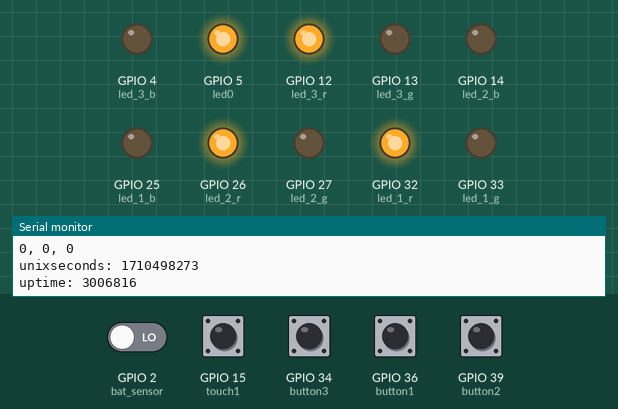
Simulated run of this sketch. Board: ESP32. On the bench: output pins drawn as LEDs (lit = HIGH), the last lines printed to the serial monitor. The inputs (shaded band) are chosen by the test bench; at power-on: GPIO 15 (touch1) HIGH, GPIO 2 (bat_sensor), GPIO 34 (button3), GPIO 36 (button1), GPIO 39 (button2) LOW. WiFi joins after 1.5 s; servers stay silent unless stated; the local clock reads 2024-03-15 10:24:30 at power-on unless the sketch sets it; no MQTT or app messages arrive unless stated.

Above: at 3.2 s.
3.3 s: GPIO 15 (touch1) pulled LOW for 0.15 s
At 3.37 s:
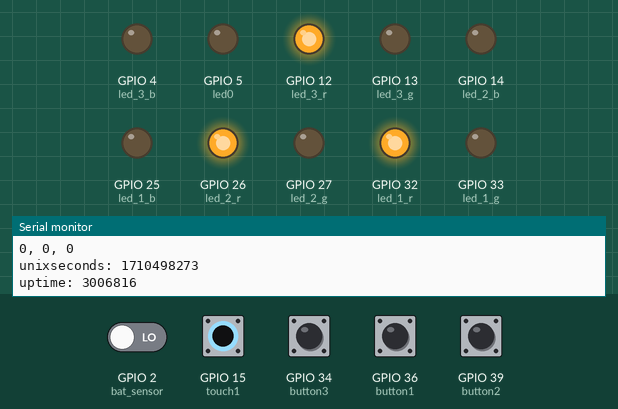
6.4 s: GPIO 15 (touch1) pulled LOW for 1 s
At 8.7 s:
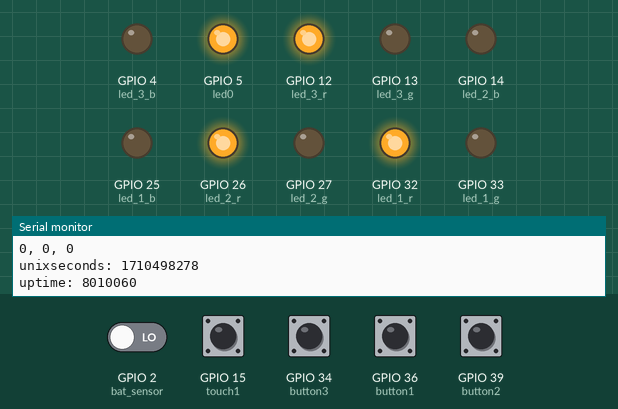
Timing chart, 0 to 10.2 s (numbered marks = the images above; inputs shaded):
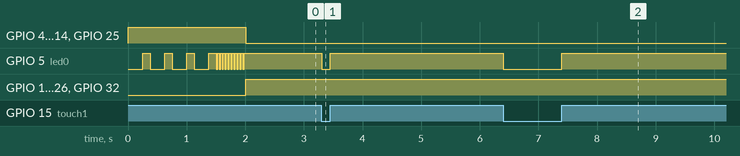

The sketch:

gamepad_wifi_ntp_mqtt.ino
```cpp
#include "WiFi.h"
#include "AsyncUDP.h"
#include "EspMQTTClient.h"
#include <time.h>
#include <esp_wifi.h>

/* gamepad */
const char *my_name = "dos";
const int gamepad_version = 2;

/* wifi */
//const char *ssid = "speedybees";
//const char *password = "rockyoursocksoff";
const char *ssid = "Bill Hicks";
const char *password = "blum3ngi3ss3n";
IPAddress local_ip(127, 0, 0, 0); // will be set via dhcp
WiFiClient espClient;
unsigned long wifi_connects = 0;

/* udp */
IPAddress server_ip(172, 16, 2, 2);
const int server_port = 3333;
const unsigned long send_interval = 1000000; // 1s
AsyncUDP udp;
uint8_t *incoming = 0;
char msg[15];

/* mqtt */
EspMQTTClient mqtt_client(
  "WifiSSID",
  "WifiPassword",
  "192.168.1.111",  // MQTT Broker server ip
  "", // mqtt user
  "", // mqtt pw
  "dos" // client name
);
const char *mqtt_topic = "test/foo";

/* I/O */
const byte led0 = 5; // on board LED
const byte led_1_r = 32; // G32, red LED on first button
const byte led_1_g = 33; // G23
const byte led_1_b = 25; // G25
const byte led_2_r = 26; // G26
const byte led_2_g = 27; // G27
const byte led_2_b = 14; // G14
const byte led_3_r = 12; // G12
const byte led_3_g = 13; // G13
const byte led_3_b = 4;  // G4, blue LED on third button
const byte button1 = 36; // first input button
const byte button2 = 39;
const byte button3 = 34;
const byte touch1 = 15; // Touch Sensor 3 at G15
const byte bat_sensor = 2; // G2, connect to batterie (+)
byte button1_state = 0;
byte button2_state = 0;
byte button3_state = 0;
byte button1_pressed = 0;
byte button2_pressed = 0;
byte button3_pressed = 0;
unsigned long button1_presstime = 0;
unsigned long button2_presstime = 0;
unsigned long button3_presstime = 0;
int touch_value1 = 0;


/* ntp */
const char *ntpServer = "1.debian.pool.ntp.org";
//const char *ntpServer = "172.16.2.2";
const unsigned long check_ntp_interval = 36000000;
const long  gmtOffset_sec = 3600;
const int   daylightOffset_sec = 3600;
unsigned long now = 0;
unsigned long before = 0;
unsigned long rtc_now;
unsigned long time_delta;
unsigned long ntp_last_check;
time_t unixseconds;

/* buttons leds */
//long random;


void setup() {
    Serial.begin(115200);
    Serial.println("===");
    Serial.print("my name is: ");
    Serial.println(my_name);
    Serial.print("version: ");
    Serial.println(gamepad_version);
    Serial.println("---");
    pinMode(led0, OUTPUT);
    digitalWrite(led0, 0);
    pinMode(led_1_r, OUTPUT);
    pinMode(led_1_g, OUTPUT);
    pinMode(led_1_b, OUTPUT);
    pinMode(led_2_r, OUTPUT);
    pinMode(led_2_g, OUTPUT);
    pinMode(led_2_b, OUTPUT);
    pinMode(led_3_r, OUTPUT);
    pinMode(led_3_g, OUTPUT);
    pinMode(led_3_b, OUTPUT);
    pinMode(button1, INPUT_PULLDOWN);
    pinMode(button3, INPUT_PULLDOWN);
    pinMode(button2, INPUT_PULLDOWN);
    pinMode(bat_sensor, INPUT_PULLDOWN);

    // shutdown on low battery
    check_battery();

    // initialize random number generator
    randomSeed(analogRead(0));

    // system starting, blue leds
    buttons_all_blue();
    setup_wifi();
    setup_mqtt();
    setup_udp_listener();
    //udp.broadcastTo("Hello my name is Uno running v1!", server_port);
    get_ntp_time();
    /*
    // let all button leds blink so gamer sees everything is working
    buttons_rotation();
    buttons_single_color();
    buttons_flash();
    // system is up, green leds for 3 sec
    buttons_all_green();
    delay(1500);
    buttons_all_off();
    */
}

void loop() {
  check_battery();
  now = system_get_time();
  read_buttons();
  read_touchsensors();
  mqtt_client.loop();

  if ((before + send_interval) <= now) {
    send_states();
    before = now;
  }

  //test_reaction();
  //buttons_rotation();
}

/*
 * test reaction time
 */
void test_reaction() {
  Serial.println("testing reaction time");
  delay(5700);
  digitalWrite(led_1_r, 1);
  button1_presstime = now - before;
  sprintf(msg,"%16lu", button1_presstime);
  udp.broadcastTo(msg, server_port);
  digitalWrite(led_1_r, 0);
}

/*
 * read touch sensors
 */
void read_touchsensors() {
  touch_value1 = touchRead(touch1);
  //Serial.print("touch: ");
  //Serial.println(touch_value1);
  if (touch_value1 < 50) {
    //mqtt_client.publish(mqtt_topic, String(touch_value1));
    digitalWrite(led0, 0);
  }
  else {
    digitalWrite(led0, 1);
  }
}

/*
 * read actual state of buttons
 */
void read_buttons() {
  button1_state = digitalRead(button1);
  button2_state = digitalRead(button2);
  button3_state = digitalRead(button3);
  // save the first time a button was pressed in this interval
  if ((button1_state == 1) && (button1_pressed == 0)) {
    button1_pressed = 1;
    button1_presstime = now - before;
  }
  if ((button2_state == 1) && (button2_pressed == 0)) {
    button2_pressed = 1;
    button2_presstime = now - before;
  }
  if ((button3_state == 1) && (button3_pressed == 0)) {
    button3_pressed = 1;
    button3_presstime = now - before;
  }
}

/*
 * send button states via udp
 */
void send_states() {
  digitalWrite(led_1_r, 1);
  sprintf(msg,"%16lu", button1_presstime);
  udp.broadcastTo(msg, server_port);
  mqtt_client.publish(mqtt_topic, String(touch_value1));

  // some debug infos...
  Serial.println("press times in micro seconds (b1, b2, b3)");
  Serial.print(button1_presstime);
  Serial.print(", ");
  Serial.print(button2_presstime);
  Serial.print(", ");
  Serial.println(button3_presstime);
  time(&unixseconds);
  Serial.print("unixseconds: ");
  Serial.println(unixseconds);
  Serial.print("uptime: ");
  Serial.println(now);

  button1_pressed = 0;
  button2_pressed = 0;
  button3_pressed = 0;
  button1_presstime = 0;
  button2_presstime = 0;
  button3_presstime = 0;
  digitalWrite(led_1_r, 0);
}

/*
 * udp
 */
void setup_udp_listener() {
    if(udp.listen(server_port)) {
        Serial.print("UDP Listening on: ");
        Serial.print(WiFi.localIP());
        Serial.print(":");
        Serial.println(server_port);
        udp.onPacket([](AsyncUDPPacket packet) {
            Serial.print("UDP Packet Type: ");
            Serial.print(packet.isBroadcast()?"Broadcast":packet.isMulticast()?"Multicast":"Unicast");
            Serial.print(", From: ");
            Serial.print(packet.remoteIP());
            Serial.print(":");
            Serial.print(packet.remotePort());
            Serial.print(", To: ");
            Serial.print(packet.localIP());
            Serial.print(":");
            Serial.print(packet.localPort());
            Serial.print(", Length: ");
            Serial.print(packet.length());
            Serial.print(", Data: ");
            Serial.write(packet.data(), packet.length());
            Serial.println();
            incoming = packet.data();
            /*TODO fix comparison
            if (incoming == 2) {
              Serial.println("---------FREEZE-----------");
              //get in freeze mode
            }
            incoming = 0;
            */
        });
    }
}

/*
 * low voltage shutdown
 */
void check_battery() {
  if (digitalRead(bat_sensor) < 600) {
    buttons_all_red();
    //delay(3000);
    //shutdown();
  }
}

void shutdown() {
  Serial.println("Low voltage shutoff is not yet implemented.");
}

/*
 * wifi
 */
void setup_wifi() {
  WiFi.softAPdisconnect(true);
  WiFi.disconnect(true);
  WiFi.persistent(false); //  every wifi.begin() writes to flash, this stops it
  WiFi.mode(WIFI_STA);
  WiFi.begin(ssid, password);
  Serial.println("Starting wifi connection");
  // Try max. 20 seconds to connect to access point.
  //while(WiFi.status() != WL_CONNECTED) {
  for (int i = 0; i <= 79; i++) {
    // blink slowly while connecting
    digitalWrite(led0, 0);
    delay(250);
    digitalWrite(led0, 1);
    delay(125);
    digitalWrite(led0, 0);
    Serial.print(".");
    if (WiFi.status() == WL_CONNECTED) {
      i = 80;
      wifi_connects += 1;
    }
  }
  Serial.println("");
  Serial.print("Connected to ");
  Serial.println(ssid);
  Serial.print("IP address: ");
  local_ip = WiFi.localIP();
  Serial.println(local_ip);
  for (int i = 0; i < 10; i++) {
    // blink fast when successful
    digitalWrite(led0, 0);
    delay(25);
    digitalWrite(led0, 1);
    delay(25);
  }
}

/*
 * mqtt
 */
void setup_mqtt() {
  mqtt_client.enableDebuggingMessages();
}
// This function is called once everything is connected (Wifi and MQTT)
// WARNING : YOU MUST IMPLEMENT IT IF YOU USE EspMQTTClient
void onConnectionEstablished()
{
  // Subscribe to topic and display received message to Serial
  mqtt_client.subscribe("test/bar", [](const String & payload) {
    Serial.print("mqtt recieved at unixseconds: ");
    Serial.println(unixseconds);
    Serial.print("  now: ");
    Serial.println(now);
    Serial.print("mqtt message: ");
    Serial.println(payload);

  });

  // Publish a message to topic
  mqtt_client.publish(mqtt_topic, "hooooray"); // You can activate the retain flag by setting the third parameter to true

  // Execute delayed instructions
  mqtt_client.executeDelayed(5 * 1000, []() {
    mqtt_client.publish(mqtt_topic, "5 seconds later");
  });
}

/*
 * ntp
 */
void get_ntp_time() {
  Serial.println("Fetching time via ntp...");
  configTime(gmtOffset_sec, daylightOffset_sec, ntpServer);
  print_local_time();
}

void check_ntp_time() {
  if (now - ntp_last_check >= check_ntp_interval) {
    get_ntp_time();
    ntp_last_check = now;
    print_local_time();
  }
}

void print_local_time() {
  struct tm timeinfo;
  if(!getLocalTime(&timeinfo)){
    Serial.println("Failed to obtain time");
    return;
  }
  Serial.print("local time: ");
  Serial.println(&timeinfo, "%Y-%m-%d %H:%M:%S");
}

/*
 * buttons blinking in action
 */
void buttons_rotation() {
  for (int i = 0; i <= 4; i++) {
    set_buttons(1,0,0,0,1,0,0,0,1);
    delay(333);
    buttons_all_off();
    delay(50);
    set_buttons(0,1,0,0,0,1,1,0,0);
    delay(333);
    buttons_all_off();
    delay(50);
    set_buttons(0,0,1,1,0,0,0,1,0);
    delay(333);
    buttons_all_off();
    delay(50);
  }
  set_buttons(0,0,0,0,0,0,0,0,0);
}

void buttons_single_color() {
  for (int i = 0; i <= 4; i++) {
    buttons_all_red();
    delay(333);
    buttons_all_off();
    delay(100);
    buttons_all_green();
    delay(333);
    buttons_all_off();
    delay(100);
    buttons_all_blue();
    delay(333);
    buttons_all_off();
    delay(100);
  }
}


void buttons_all_red() {
  set_buttons(1,0,0,1,0,0,1,0,0);
}

void buttons_all_green() {
  set_buttons(0,1,0,0,1,0,0,1,0);
}

void buttons_all_blue() {
  set_buttons(0,0,1,0,0,1,0,0,1);
}

void buttons_all_off() {
  set_buttons(0,0,0,0,0,0,0,0,0);
}

void buttons_all_on() {
  set_buttons(1,1,1,1,1,1,1,1,1);
}

void buttons_flash() {
  for (int i = 0; i <= 8; i++) {
    buttons_all_on();
    delay(150);
    buttons_all_off();
    delay(150);
  }
}

/*
void button_random_rgb() {
    rand = random(1, 3);
}
*/

void set_buttons(int l1r, int l1g, int l1b, int l2r, int l2g, int l2b, int l3r, int l3g, int l3b){
    digitalWrite(led_1_r, l1r);
    digitalWrite(led_1_g, l1g);
    digitalWrite(led_1_b, l1b);
    digitalWrite(led_2_r, l2r);
    digitalWrite(led_2_g, l2g);
    digitalWrite(led_2_b, l2b);
    digitalWrite(led_3_r, l3r);
    digitalWrite(led_3_g, l3g);
    digitalWrite(led_3_b, l3b);
}
```

Measured:
- after the input at 3.3 s, GPIO 5 (led0): HIGH → LOW at once, → HIGH 0.15 s later
- after the input at 6.4 s, GPIO 5 (led0): HIGH → LOW at once, → HIGH 1.0 s later
